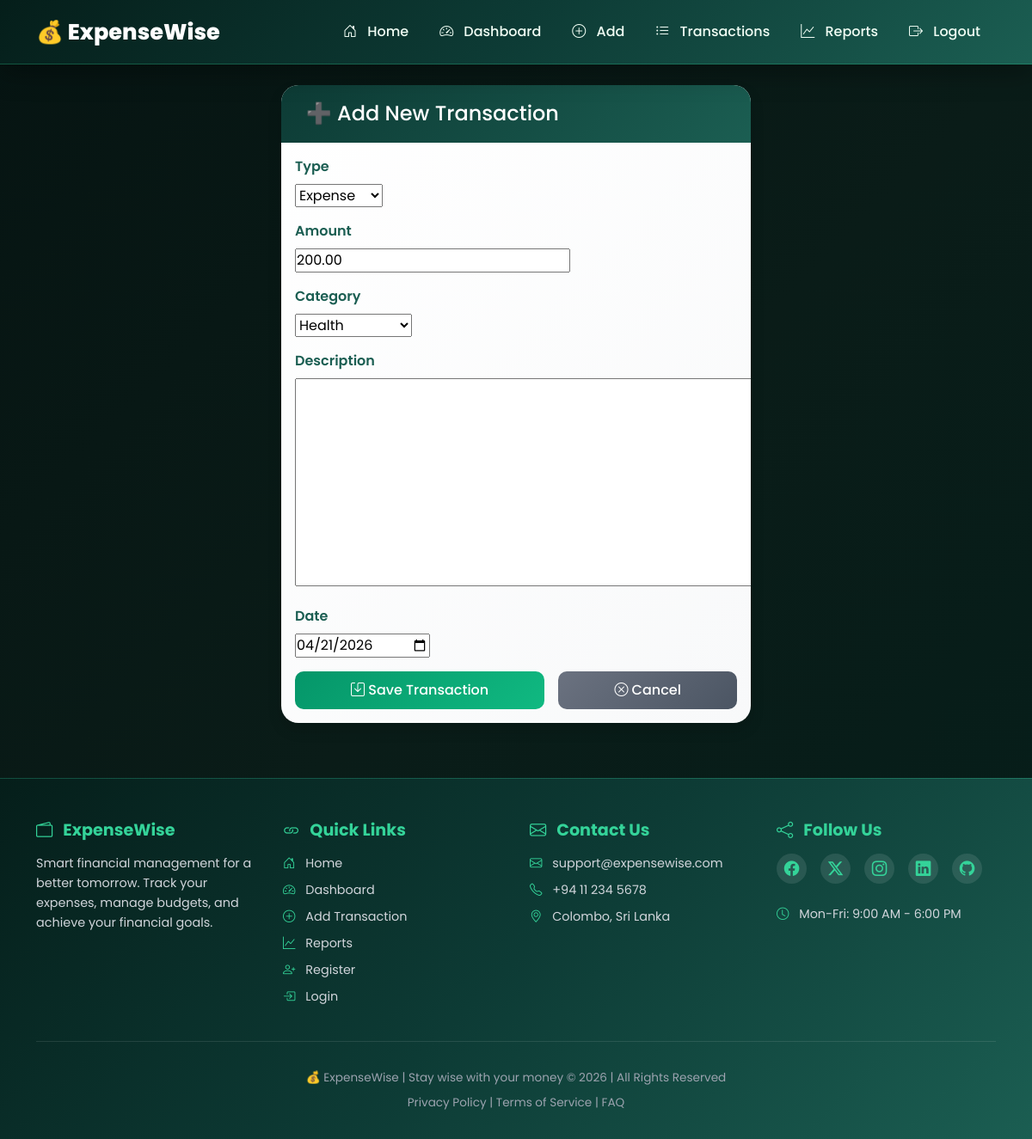
The app's page /transactions/edit/11/ (signed in) with its own data.
### transactions/models.py (models this page shows, shortened)
class Transaction(models.Model):
    TYPE_CHOICES = [
        ('income', 'Income'),
        ('expense', 'Expense'),
    ]
    user = models.ForeignKey(User, on_delete=models.CASCADE)
    type = models.CharField(max_length=10, choices=TYPE_CHOICES)
    amount = models.DecimalField(max_digits=10, decimal_places=2)
    category = models.ForeignKey(Category, on_delete=models.SET_NULL, null=True)
    description = models.TextField(blank=True)
    date = models.DateField()

### transactions/views.py (the view)
# urls.py: path('edit/<int:pk>/', views.edit_transaction, name='edit_transaction'),
@login_required
def edit_transaction(request, pk):
    t = get_object_or_404(Transaction, pk=pk, user=request.user)
    form = TransactionForm(request.POST or None, instance=t)
    if form.is_valid():
        form.save()
        return redirect('transaction_list')
    return render(request, 'transactions/add_transaction.html', {'form': form})

### transactions/forms.py (shortened to what this page needs)
class TransactionForm(forms.ModelForm):
    class Meta:
        model = Transaction
        fields = ['type', 'amount', 'category', 'description', 'date']
        widgets = {
            'date': forms.DateInput(attrs={'type': 'date'}),
            'amount': forms.NumberInput(attrs={
                'min': '0.01',
                'step': '0.01'
            }),
        }

### transactions/models.py (called while the page is built)
    def __str__(self):
        return self.name

### transactions/templates/transactions/add_transaction.html (shortened to what this page needs)
{% extends 'base.html' %}
{% block content %}
<div class="row justify-content-center">
    <div class="col-md-6">
        <div class="card shadow">
            <div class="card-header bg-primary text-white">
                <h4 class="mb-0">➕ Add New Transaction</h4>
            </div>
            <div class="card-body">
                <form method="post">
                    {% for field in form %}
                    <div class="mb-3">
                        <label class="form-label">{{ field.label }}</label>
                        {{ field }}
                    </div>
                    {% endfor %}
                    <div class="d-flex gap-3 mt-3">
                        <button type="submit" class="btn flex-fill" style="background: linear-gradient(135deg, #059669, #10b981); color: white; border: none; padding: 10px 20px; border-radius: 10px; font-weight: 500;">
                            <i class="bi bi-save"></i> Save Transaction
                        </button>
                        <a href="{% url 'dashboard' %}" class="btn flex-fill" style="background: linear-gradient(135deg, #6b7280, #4b5563); color: white; border: none; padding: 10px 20px; border-radius: 10px; text-decoration: none; text-align: center; font-weight: 500;">
                            <i class="bi bi-x-circle"></i> Cancel
                        </a>
                    </div>
                </form>
            </div>
        </div>
    </div>
</div>
{% endblock %}

### templates/base.html (style rules this page uses)
:root { --green-deepest: #051E1A; --green-darker: #0A2F2A; --green-dark: #0D3B35; --green-medium-dark: #114B43; --green-medium: #1B5E52; --green-forest: #1B6B5E; --green-emerald: #238B75; --green-light: #2EA88E; --green-bright: #34D399; --green-glow: #6EE7B7; --gold: #F59E0B; --gold-dark: #D97706; --red: #EF4444; --text-white: #FFFFFF; --text-light: #F0FDF4; --text-gray: #D1D5DB; --text-muted: #9CA3AF; --bg-darker: #061412; --bg-dark: #0A1C18; }
* { margin: 0; padding: 0; box-sizing: border-box; }
body { font-family: 'Poppins', 'Segoe UI', sans-serif; background: linear-gradient(135deg, var(--bg-darker) 0%, var(--bg-dark) 50%, var(--green-deepest) 100%); color: var(--text-light); min-height: 100vh; }
.btn { border-radius: 12px; padding: 12px 28px; font-weight: 600; transition: all 0.3s; }
.card { border: none; border-radius: 20px; background: linear-gradient(135deg, #FFFFFF 0%, #F8F9FA 100%); box-shadow: 0 10px 30px rgba(0, 0, 0, 0.15); transition: all 0.4s; overflow: hidden; }
.card-header { background: linear-gradient(135deg, var(--green-dark) 0%, var(--green-medium) 100%); color: var(--text-white); border: none; padding: 1.2rem 1.8rem; font-weight: 700; }
.form-label { color: #1B5E52; font-weight: 600; margin-bottom: 8px; display: block; }
.hero-hover-card, .card, .stat-card, .feature-wrapper { animation: fadeInUp 0.6s ease-out; }

### records on screen
Transaction: form "Expense" "200.00" "Health" "04/21/2026"

### other values on screen
{{ field.label }} "Type" "Amount" "Category" "Description" "Date"
